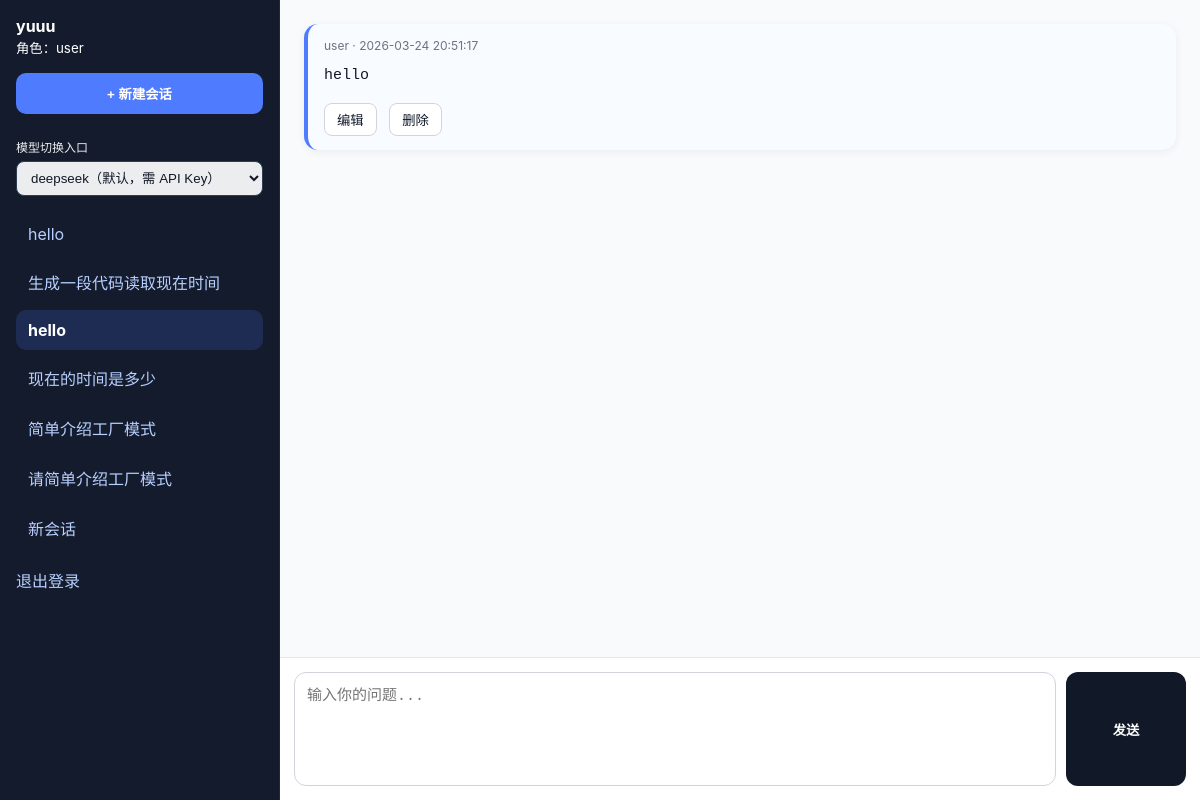
Screenshot of /chat?conversation_id=9 (signed in) with the database file from the repository.
### tables this page shows
CREATE TABLE messages (
                    id INTEGER PRIMARY KEY AUTOINCREMENT,
                    conversation_id INTEGER NOT NULL,
                    role TEXT NOT NULL CHECK(role IN ('user', 'assistant', 'system')),
                    content TEXT NOT NULL,
                    created_at DATETIME DEFAULT CURRENT_TIMESTAMP,
                    FOREIGN KEY (conversation_id) REFERENCES conversations(id) ON DELETE CASCADE
                );

CREATE TABLE conversations (
                    id INTEGER PRIMARY KEY AUTOINCREMENT,
                    user_id INTEGER NOT NULL,
                    title TEXT NOT NULL,
                    model_name TEXT NOT NULL DEFAULT 'mock',
                    created_at DATETIME DEFAULT CURRENT_TIMESTAMP,
                    updated_at DATETIME DEFAULT CURRENT_TIMESTAMP,
                    FOREIGN KEY (user_id) REFERENCES users(id) ON DELETE CASCADE
                );

### chat_system/web.py (the view)
    @app.get("/chat")
    @login_required
    def chat_page():
        user_id = int(session["user_id"])
        conversations = facade.list_conversations(user_id)
        current_id = request.args.get("conversation_id", type=int)
        if current_id:
            current_conv = repo.get_conversation_by_user(current_id, user_id)
            if not current_conv:
                return redirect(url_for("chat_page"))
        if not current_id and conversations:
            current_id = conversations[0]["id"]
        messages = facade.list_messages(current_id) if current_id else []
        return render_template(
            "chat.html",
            username=session.get("username"),
            role=session.get("role"),
            conversations=conversations,
            current_id=current_id,
            messages=messages,
        )

### chat_system/db.py (called while the page is built)
    def get_conn(self) -> sqlite3.Connection:
        conn = sqlite3.connect(self.db_path, check_same_thread=False)
        conn.row_factory = sqlite3.Row
        conn.execute('PRAGMA foreign_keys = ON')
        return conn

### chat_system/repository.py (called while the page is built)
    def list_conversations(self, user_id: int) -> list[dict[str, Any]]:
        conn = self.db.get_conn()
        try:
            rows = conn.execute(
                "SELECT * FROM conversations WHERE user_id = ? ORDER BY updated_at DESC, id DESC",
                (user_id,),
            ).fetchall()
            return [dict(r) for r in rows]
        finally:
            conn.close()

    def get_conversation_by_user(self, conversation_id: int, user_id: int) -> dict[str, Any] | None:
        conn = self.db.get_conn()
        try:
            row = conn.execute(
                "SELECT * FROM conversations WHERE id = ? AND user_id = ?",
                (conversation_id, user_id),
            ).fetchone()
            return dict(row) if row else None
        finally:
            conn.close()

    def list_messages(self, conversation_id: int) -> list[dict[str, Any]]:
        conn = self.db.get_conn()
        try:
            rows = conn.execute(
                "SELECT * FROM messages WHERE conversation_id = ? ORDER BY id ASC",
                (conversation_id,),
            ).fetchall()
            return [dict(r) for r in rows]
        finally:
            conn.close()

### chat_system/service.py (called while the page is built)
    def list_conversations(self, user_id: int) -> list[dict]:
        return self.repo.list_conversations(user_id)

    def list_messages(self, conversation_id: int) -> list[dict]:
        return self.repo.list_messages(conversation_id)

### chat_system/web.py (called while the page is built)
def login_required(view_func):
    @wraps(view_func)
    def wrapper(*args, **kwargs):
        if "user_id" not in session:
            return redirect(url_for("login"))
        return view_func(*args, **kwargs)
    return wrapper

### chat_system/templates/chat.html (shortened to what this page needs)
<!doctype html>
<html lang="zh-CN">
<head>
  <link rel="stylesheet" href="{{ url_for('static', filename='style.css') }}" />
</head>
<body>
  <div class="layout">
    <aside class="sidebar">
      <div class="user-box">
        <strong>{{ username }}</strong>
        <small>角色：{{ role }}</small>
      </div>
      <button id="new-conv">+ 新建会话</button>
      <div class="model-entry">
        <p>模型切换入口</p>
        <select id="model-name">
          <option value="deepseek" selected>deepseek（默认，需 API Key）</option>
        </select>
      </div>
      <ul class="conv-list">
        {% for c in conversations %}
        <li class="{% if c.id == current_id %}active{% endif %}">
          <a href="{{ url_for('chat_page', conversation_id=c.id) }}">{{ c.title }}</a>
        </li>
        {% endfor %}
      </ul>
      <a href="{{ url_for('logout') }}">退出登录</a>
    </aside>
    <main>
      <div id="messages" class="messages">
        {% for m in messages %}
          <div class="msg {{ m.role }}" data-id="{{ m.id }}">
            <div class="meta">{{ m.role }} · {{ m.created_at }}</div>
            {% if m.role == 'assistant' %}
              <div class="assistant-content markdown-body" data-content="{{ m.content | e }}"></div>
            {% else %}
              <pre class="user-content">{{ m.content }}</pre>
            {% endif %}
            <div class="actions">
              <button onclick="editMessage({{ m.id }})">编辑</button>
              <button onclick="deleteMessage({{ m.id }})">删除</button>
            </div>
          </div>
        {% endfor %}
      </div>
      <div class="input-box">
        <textarea id="input" placeholder="输入你的问题..."></textarea>
        <button id="send">发送</button>
      </div>
    </main>
  </div>
</body>
</html>

### chat_system/static/style.css (style rules this page uses)
body { margin: 0; font-family: -apple-system, BlinkMacSystemFont, 'Segoe UI', sans-serif; background: #f6f7fb; color: #111827; }
.layout { display: grid; grid-template-columns: 280px 1fr; height: 100vh; }
.sidebar { background: #141b2d; color: #fff; padding: 16px; overflow: auto; border-right: 1px solid rgba(255,255,255,0.06); }
.sidebar a { color: #b8d0ff; text-decoration: none; }
.user-box { margin-bottom: 16px; display: flex; flex-direction: column; gap: 2px; }
#new-conv { width: 100%; margin-bottom: 12px; padding: 11px; border-radius: 10px; border: 0; background: #4f7cff; color: #fff; font-weight: 600; cursor: pointer; }
.model-entry, .placeholder { margin: 12px 0; font-size: 12px; opacity: .92; }
.model-entry p { margin: 0 0 6px; }
#model-name { width: 100%; padding: 8px 10px; border-radius: 8px; border: 1px solid #334155; background: #fff; color: #111827; }
.conv-list { list-style: none; padding: 0; margin: 18px 0; }
.conv-list li { margin-bottom: 6px; }
.conv-list li a { display: block; padding: 10px 12px; border-radius: 10px; transition: all .15s ease; }
.conv-list li.active a { font-weight: bold; color: #fff; background: rgba(79,124,255,0.18); }
main { display: flex; flex-direction: column; height: 100vh; background: #f8fafc; }
.messages { flex: 1; overflow: auto; padding: 24px; }
.msg { background: #fff; border-radius: 14px; padding: 14px 16px; margin-bottom: 14px; box-shadow: 0 2px 10px rgba(15,23,42,.06); }
.msg.user { border-left: 4px solid #4f7cff; background: #f8fbff; }
.meta { font-size: 12px; color: #6b7280; margin-bottom: 10px; }
.user-content { margin: 0; white-space: pre-wrap; word-break: break-word; line-height: 1.7; font-size: 15px; }
.actions { margin-top: 10px; }
.actions button { margin-top: 4px; margin-right: 8px; border: 1px solid #d1d5db; background: #fff; color: #111827; border-radius: 8px; padding: 6px 12px; cursor: pointer; }
.input-box { border-top: 1px solid #e5e7eb; padding: 14px; display: flex; gap: 10px; background: #fff; }
textarea { flex: 1; height: 88px; resize: none; border: 1px solid #d1d5db; border-radius: 12px; padding: 12px; font-size: 15px; line-height: 1.6; outline: none; }
#send { width: 120px; border: none; border-radius: 12px; background: #111827; color: #fff; font-weight: 600; cursor: pointer; }

### rows the page displays
messages: role "user", created_at "2026-03-24 20:51:17", content "hello"
conversations: title "hello"
conversations: title "生成一段代码读取现在时间"
conversations: title "hello"
conversations: title "现在的时间是多少"
conversations: title "简单介绍工厂模式"
conversations: title "请简单介绍工厂模式"
conversations: title "新会话"

### other values shown
{{ username }} "yuuu"
